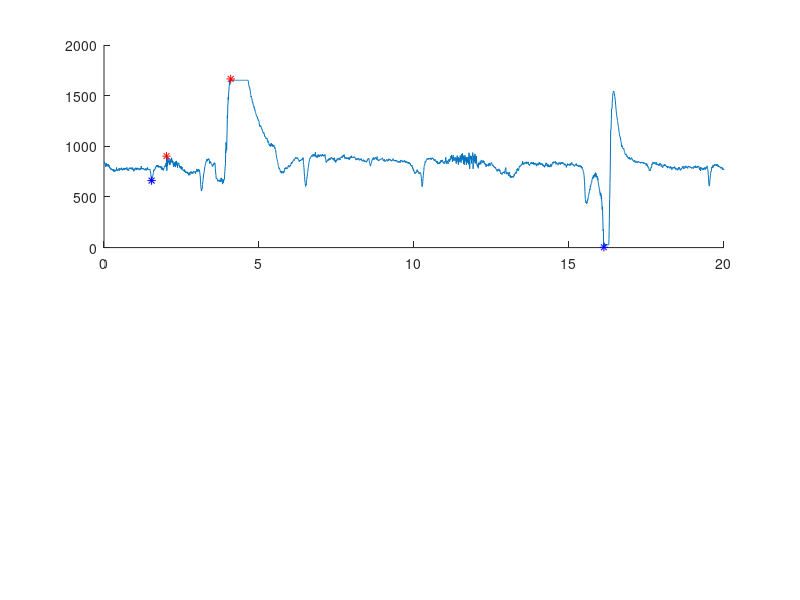

The MATLAB script that drew this image: (Note: this script raises an error after producing the figure.)
clear all
close all
clc

load('btest1')


avg_sens1 = mean([IXDATA.raw.eeg.data(:,1)]);
avg_sens4 = mean([IXDATA.raw.eeg.data(:,4)]);
time = linspace(0,20,length(IXDATA.raw.eeg.data(:,4)));
sensor1 = IXDATA.raw.eeg.data(:,1);
sensor4 = IXDATA.raw.eeg.data(:,4);

%Finding max and min of entire data (Sensor 1)
indexmin = find(min(sensor1) == sensor1); 
x_1min = time(indexmin); 
y_1min = sensor1(indexmin);

indexmax = find(max(sensor1) == sensor1);
x_1max = time(indexmax);
y_1max = sensor1(indexmax);

%Finding max and min of entire data (Sensor 4)
indexmin = find(min(sensor4) == sensor4); 
x_4min = time(indexmin); 
y_4min = sensor4(indexmin);

indexmax = find(max(sensor4) == sensor4);
x_4max = time(indexmax);
y_4max = sensor4(indexmax);


n = 1;
data1_2sec = zeros(228*2,1);

%2 Second of data (Sensor 1)
while (n<=228*2)
    data1_2sec(n) = IXDATA.raw.eeg.data(n,1);
    n = n+1; 
end

%Finding max and min of 2 second data (Sensor 1)
indexmin = find(min(data1_2sec) == data1_2sec); 
x_1min_2sec = time(indexmin); 
y_1min_2sec = data1_2sec(indexmin);

indexmax = find(max(data1_2sec) == data1_2sec);
x_1max_2sec = time(indexmax);
y_1max_2sec = data1_2sec(indexmax);

n = 1;
data1_4sec = zeros(228*2,1);

%2 Second of data (Sensor 4)
while (n<=228*2)
    data4_2sec(n) = IXDATA.raw.eeg.data(n,4);
    n = n+1; 
end

%Finding max and min of 2 second data (Sensor 1)
indexmin = find(min(data4_2sec) == data4_2sec); 
x_4min_2sec = time(indexmin); 
y_4min_2sec = data4_2sec(indexmin);

indexmax = find(max(data4_2sec) == data4_2sec);
x_4max_2sec = time(indexmax);
y_4max_2sec = data4_2sec(indexmax);


% Look at plots
figure(1)
subplot(2,1,1)
hold on
plot(time,sensor1)
plot(x_1min,y_1min,'b*')
plot(x_1max,y_1max,'r*')
plot(x_1min_2sec,y_1min_2sec,'b*')
plot(x_1max_2sec,y_1max_2sec,'r*')
refline(0,avg_sens1)
title('Left ear sensor normal blinks with one heavy blink')
ylabel('mV')
xlabel('time (sec)')
hold off

subplot(2,1,2)
hold on
plot(time,sensor4)
refline(0,avg_sens4)
plot(x_4min,y_4min,'b*')
plot(x_4max,y_4max,'r*')
plot(x_4min_2sec,y_4min_2sec,'b*')
plot(x_4max_2sec,y_4max_2sec,'r*')
title('Right ear sensor normal blinks with one heavy blink')
ylabel('mV')
xlabel('time (sec)')
hold off

% Variations
max_var_1 = y_1max - avg_sens1
max_var_1_2sec = y_1max_2sec - avg_sens1

min_var_1 = y_1min - avg_sens1
min_var_1_2sec = y_1min_2sec - avg_sens1

max_var_4 = y_4max - avg_sens4
max_var_4_2sec = y_4max_2sec - avg_sens4

min_var_4 = y_4min - avg_sens4
min_var_4_2sec = y_4min_2sec - avg_sens4



